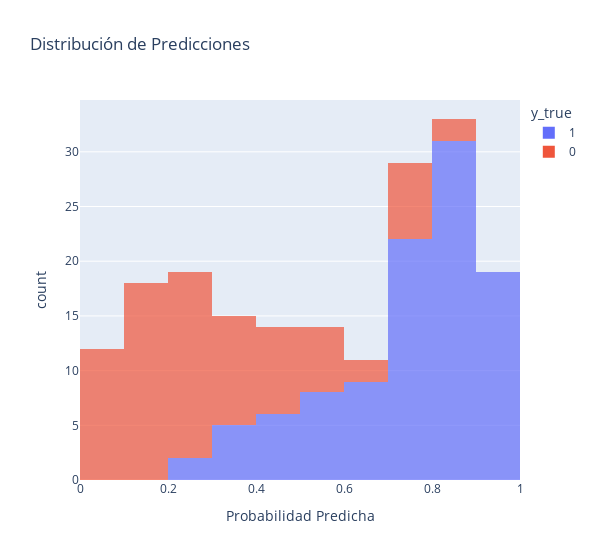

Notebook source saved alongside this figure:
### Code cell
fig = px.histogram(test_results, x='y_pred_prob', color='y_true', nbins=10, 
                   title='Distribución de Predicciones', 
                   labels={'y_pred_prob': 'Probabilidad Predicha'},
                   barmode='relative', opacity=0.7, width=600)

fig.show()

### Figure 1 — Plotly figure (JSON) as saved in the notebook; plotly's stock layout.template omitted (floating-point values rounded to 4 significant figures)
{"data": [{"bingroup": "x", "hovertemplate": "y_true=1<br>Probabilidad Predicha=%{x}<br>count=%{y}<extra></extra>", "legendgroup": "1", "marker": {"color": "#636efa", "opacity": 0.7, "pattern": {"shape": ""}}, "name": "1", "nbinsx": 10, "orientation": "v", "showlegend": true, "type": "histogram", "x": [0.3417, 0.9399, 0.6052, 0.9384, 0.934, 0.5987, 0.2796, 0.8404, 0.8721, 0.6727, 0.8188, 0.9407, 0.917, 0.8828, 0.3648, 0.3605, 0.8007, 0.4387, 0.8394, 0.8051, 0.2566, 0.8597, 0.8139, 0.9227, 0.8646, 0.9597, 0.7533, 0.768, 0.7704, 0.9163, 0.7178, 0.5752, 0.4712, 0.4233, 0.7741, 0.7348, 0.7576, 0.818, 0.774, 0.64, 0.7912, 0.6543, 0.6577, 0.8094, 0.5932, 0.9437, 0.7997, 0.8835, 0.848, 0.9105, 0.7519, 0.8624, 0.8084, 0.9529, 0.4821, 0.824, 0.538, 0.9367, 0.6757, 0.724, 0.5119, 0.5815, 0.6943, 0.9014, 0.8835, 0.8, 0.8765, 0.8863, 0.9096, 0.5525, 0.9672, 0.7728, 0.7273, 0.7322, 0.3422, 0.408, 0.8397, 0.8862, 0.9322, 0.6903, 0.3983, 0.744, 0.7599, 0.7344, 0.8102, 0.8991, 0.7037, 0.6915, 0.8835, 0.5814, 0.912, 0.8895, 0.7969, 0.8082, 0.9594, 0.8756, 0.4786, 0.9394, 0.8984, 0.8722, 0.7532, 0.7637], "xaxis": "x", "yaxis": "y"}, {"bingroup": "x", "hovertemplate": "y_true=0<br>Probabilidad Predicha=%{x}<br>count=%{y}<extra></extra>", "legendgroup": "0", "marker": {"color": "#EF553B", "opacity": 0.7, "pattern": {"shape": ""}}, "name": "0", "nbinsx": 10, "orientation": "v", "showlegend": true, "type": "histogram", "x": [0.7239, 0.7449, 0.4812, 0.1644, 0.09551, 0.05765, 0.1279, 0.8556, 0.1884, 0.3478, 0.8649, 0.1122, 0.2356, 0.2088, 0.05447, 0.3166, 0.4076, 0.5381, 0.05809, 0.3665, 0.7677, 0.5561, 0.3578, 0.2763, 0.2093, 0.07409, 0.09978, 0.231, 0.5069, 0.1934, 0.2674, 0.3119, 0.1662, 0.07851, 0.1894, 0.485, 0.302, 0.1385, 0.2286, 0.2155, 0.1678, 0.1681, 0.1969, 0.2593, 0.2648, 0.5903, 0.1595, 0.1327, 0.5051, 0.2204, 0.1136, 0.03402, 0.1682, 0.2647, 0.732, 0.4343, 0.2442, 0.3406, 0.04284, 0.57, 0.2876, 0.1317, 0.1201, 0.4472, 0.4016, 0.08533, 0.6603, 0.4375, 0.2362, 0.7473, 0.2695, 0.4589, 0.3911, 0.7298, 0.05022, 0.6383, 0.0502, 0.3807, 0.3204, 0.1247, 0.2003, 0.7212], "xaxis": "x", "yaxis": "y"}], "layout": {"barmode": "relative", "legend": {"title": {"text": "y_true"}, "tracegroupgap": 0}, "title": {"text": "Distribución de Predicciones"}, "width": 600, "xaxis": {"anchor": "y", "domain": [0, 1], "title": {"text": "Probabilidad Predicha"}}, "yaxis": {"anchor": "x", "domain": [0, 1], "title": {"text": "count"}}}}
